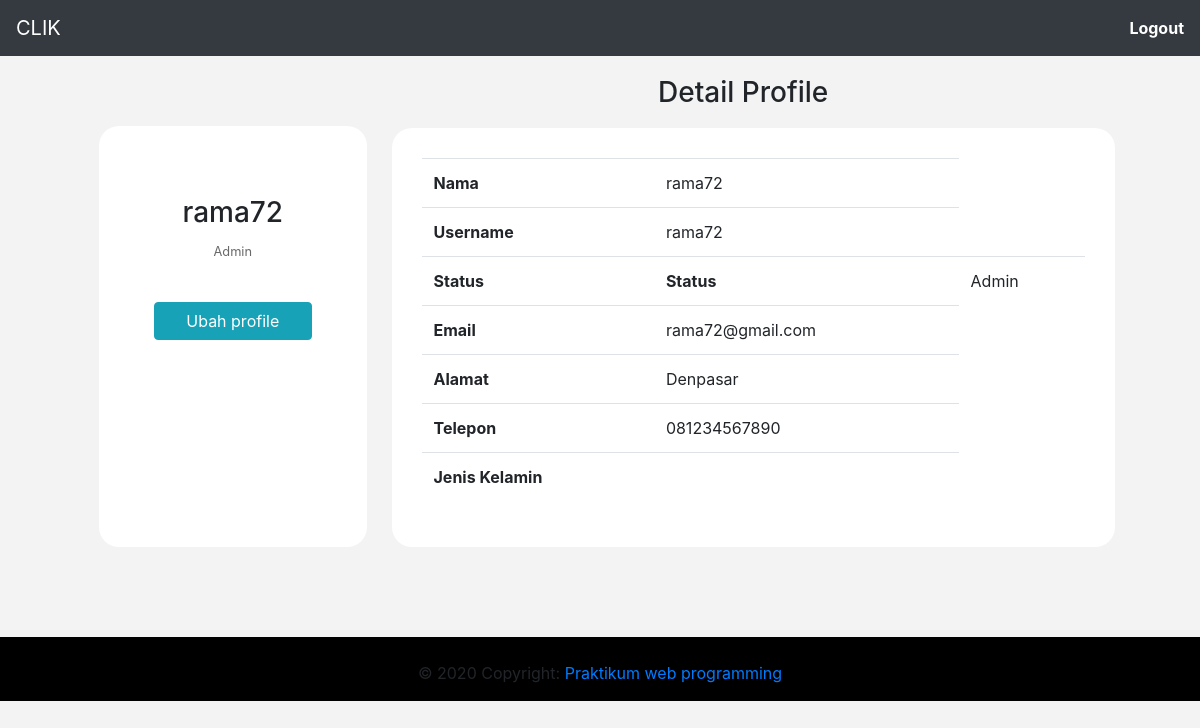
The page /profil.php?id=1 (signed in) on the database as committed earlier.
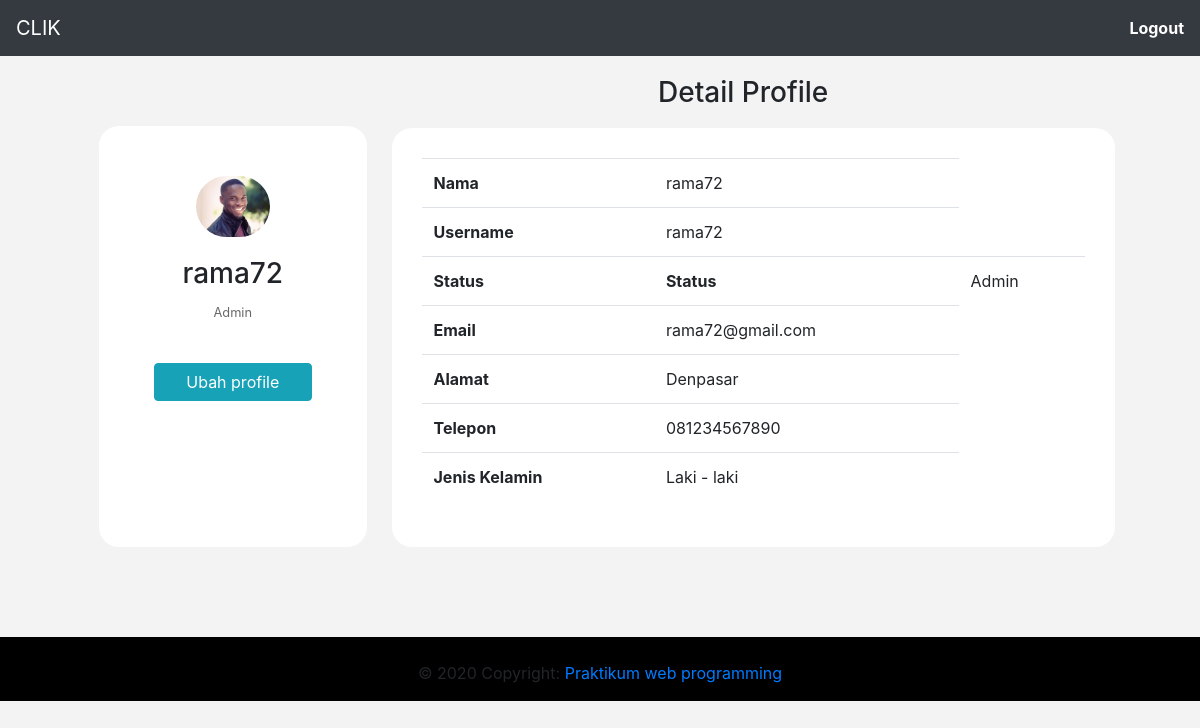
The same page on the database as committed later.
### tables this page shows
CREATE TABLE `detail_user` (
  `duser_id` int(11) NOT NULL,
  `user_id` int(11) NOT NULL,
  `duser_name` varchar(50) DEFAULT NULL,
  `duser_alamat` varchar(100) DEFAULT NULL,
  `duser_telp` varchar(12) DEFAULT NULL
);

CREATE TABLE `user` (
  `user_id` int(11) NOT NULL,
  `user_username` varchar(50) NOT NULL,
  `user_email` varchar(50) NOT NULL,
  `user_password` varchar(255) NOT NULL,
  `user_level` int(1) NOT NULL,
  `user_foto` varchar(50) DEFAULT NULL,
  `user_jk` enum('Laki - laki','Perempuan') DEFAULT NULL
);

### functions.php (called while the page is built, shortened)
<?php
$db = mysqli_connect("localhost", "root", "", "clik");
function query ($query){
	global $db;
	$result = mysqli_query( $db, $query );
	$rows = [];
	while ($row=mysqli_fetch_assoc($result)) {
		$rows[] = $row;
	}
	return $rows;
}
 ?>

### profil.php (the view, shortened to what this page needs)
<?php
require 'functions.php';
$id = $_GET["id"];
$user = query('SELECT user.user_jk AS jk, user.user_foto AS foto, detail_user.duser_name AS nama, user.user_username AS username, user.user_level AS `level` ,user.user_email AS email, detail_user.duser_alamat AS alamat, detail_user.duser_telp AS telepon FROM detail_user INNER JOIN user ON user.user_id = detail_user.user_id WHERE user.user_id ='.$id)[0];
 ?>
<!doctype html>
<html lang="en">
<head>
    <link rel="stylesheet" href="https://cdn.jsdelivr.net/npm/bootstrap@4.5.3/dist/css/bootstrap.min.css"
>
</head>
<body>
    <nav class="navbar navbar-dark bg-dark">
        <a class="navbar-brand" href="index.php">CLIK</a>
        <a href="logout.php" style="text-decoration: none; font-weight: 700; color: white;">Logout</a>
    </nav>
    <div class="container-fluid" style="padding:0px 80px; margin-left:24px;">
        <div class="row side-nav">
            <div class="col-md-3 side">
                <div class="row">
                    <div class="profile col-md-12">
                        <img src="img\profile\<?php echo $user['foto']; ?>" class="mx-auto d-block photo-profile" alt="<?php echo $user['foto']; ?>">
                        <div class="text-center">
                            <h3 class="text-center"><?php echo $user['nama']; ?></h3>
                            <?php if ($user['level']=='1'): ?>
                                <small class="sText">Admin</small>
                            <?php endif ?>
                        </div>
                    </div>
                    <div class="col-md-12 button-profile float-right">
                        <div class="row">
                            <div class="col-md-12 ">
                                <button type="button" class="btn btn-info btn-block" onclick="window.location.href = 'ubahprofile.php?id=<?php echo($id) ?>'">Ubah profile</button>
                            </div>
                        </div>
                    </div>
                </div>
            </div>
            <div class="col-md-8 content-profile">
                <div class="row">
                    <div class="col-md-12 text-center">
                        <h3>Detail Profile</h3>
                    </div>
                    <div class="col-md-12 detail-profile">
                        <table class="table">
                            <tbody>
                                <tr>
                                    <th scope="row">Nama</th>
                                    <td><?php echo $user['nama']; ?></td>
                                </tr>
                                <tr>
                                    <th scope="row">Username</th>
                                    <td><?php echo $user['username']; ?></td>
                                </tr>
                                <tr>
                                    <th scope="row">Status</th>
                                    <th scope="row">Status</th>
                                    <?php if ($user['level']=='1'): ?>
                                        <td>Admin</td>
                                    <?php endif ?>
                                </tr>
                                <tr>
                                    <th scope="row">Email</th>
                                    <td><?php echo $user['email']; ?></td>
                                </tr>
                                <tr>
                                    <th scope="row">Alamat</th>
                                    <td><?php echo $user['alamat']; ?></td>
                                </tr>
                                <tr>
                                    <th scope="row">Telepon</th>
                                    <td><?php echo $user['telepon']; ?></td>
                                </tr>
                                <tr>
                                    <th scope="row">Jenis Kelamin</th>
                                    <td><?php echo $user['jk']; ?></td>
                                </tr>
                            </tbody>
                        </table>
                    </div>
                </div>
            </div>
        </div>
    </div>
    <footer class=" font-small blue pt-2 " style="background-color: black ; margin-top: 5%;">
            <div class="footer-copyright text-center py-3">© 2020 Copyright:
                <a href=""> Praktikum web programming</a>
            </div>
    </footer>
</body>
</html>

Rows that differ between the two databases and show on the page:
changed through a linked row, detail_user "rama72": user.user_foto: picture added; user.user_jk (not shown) → "Laki - laki"
